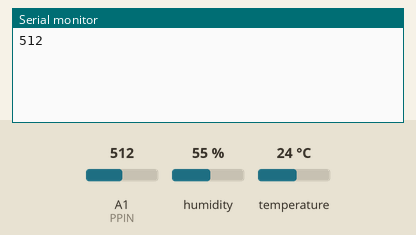
Recording of a program running on a simulated Arduino Uno, built with avr-gcc and run on an emulated ATmega328P. Shown: the last lines printed to the serial monitor. Inputs (shaded band) come from the test bench; at power-on: temperature 24 °C, A1 (PPIN) = 512, humidity 55 %.

Above: at 1.2 s.
1.3 s: temperature set to 12 °C
At 2.6 s:
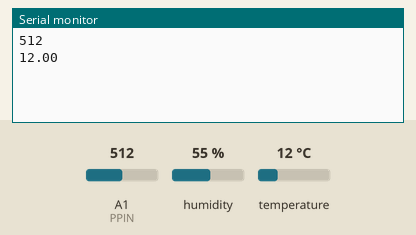
2.8 s: A1 (PPIN) set to 716
At 4.2 s:
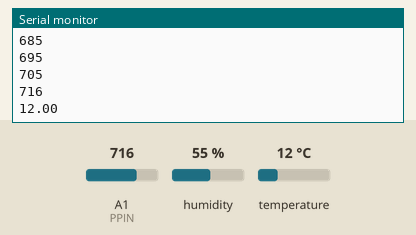
4.3 s: temperature set to 19 °C
5.8 s: A1 (PPIN) set to 900
At 7.4 s:
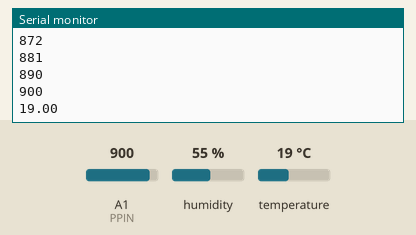
Timing chart, 0 to 8.3 s (numbered marks = the images above; inputs shaded):
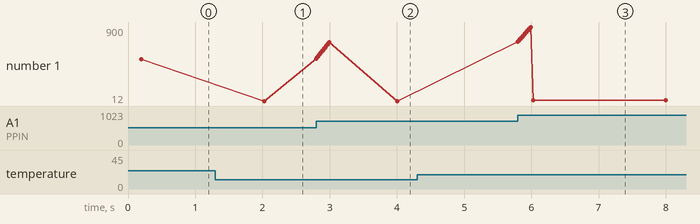

The program:

main.cpp
```cpp
#include <Arduino.h>

#include "system.h"
#include "config.h"

System sys;
TaskManager tasks;

void setup() {
    Serial.begin(115200);

    systemInit(&sys);
    taskManagerInit(&tasks);

    taskManagerAdd(&tasks, dhtTask, &sys, TIMER_DHT_MS, TIMER_MILLIS);
    taskManagerAdd(&tasks, potenziometroTask, &sys, TIMER_POT_MS, TIMER_MICROS);
}

void loop() {
    taskManagerRun(&tasks);
}
```

filtro.h
```cpp
#ifndef FILTRO_H
#define FILTRO_H

#include "Arduino.h"

struct MediaMobile {
    int *buffer;
    int size;
    int index;
    int sum;
    bool full;
};

typedef struct MediaMobile MediaMobile;

void mediaMobileInit(MediaMobile *m, int *array, int size);
int mediaMobileUpdate(MediaMobile *m, int newValue);

#endif
```

sensor.h
```cpp
#ifndef SENSOR_H
#define SENSOR_H

#include <Arduino.h>
#include "DHT.h"
#include "timer.h"
#include "filtro.h"
#include "config.h"

struct System;

// ---- LED ----

struct Led {
    uint8_t greenPin;
    uint8_t redPin;
};

typedef struct Led Led;

void ledInit(Led *l, uint8_t greenPin, uint8_t redPin);
void ledCmd(Led *l, bool greenPin_state, bool redPin_state);

// ---- DHT ----

struct DhtSensor {
    DHT *dht;
};

typedef struct DhtSensor DhtSensor;

void dhtSensorInit(DhtSensor *ds, uint8_t pin, uint8_t type);
void dhtTask(void *param);

// ---- POTENZIOMETRO ----

struct Potenziometro {
    uint8_t pin;
    int arrayVal[DIMENSIONE_BUFFER];
    int oldValue;
    MediaMobile mediaMobile;
};

typedef struct Potenziometro Potenziometro;

void potenziometroInit(Potenziometro *p, uint8_t pin);
void potenziometroTask(void *param);

#endif
```

system.h
```cpp
#ifndef SYSTEM_H
#define SYSTEM_H

#include "sensor.h"

// ---- SYSTEM ----

struct System {
    Led led;
    DhtSensor dhtSensor;
    Potenziometro potenziometro;
};

typedef struct System System;

void systemInit(System *sys);

// ---- TASK ----

struct Task {
    void (*callback)(void *);
    void *param;
};

typedef struct Task Task;

struct TaskManager {
    Task task[MAX_TASK];
    uint8_t taskCount;
    Timer timer[MAX_TASK];
};

typedef struct TaskManager TaskManager;

void taskManagerInit(TaskManager *tm);
bool taskManagerAdd(TaskManager *tm, void (*callback)(void *), void *param, unsigned long timerTrigger, bool timerMode = false);
void taskManagerRun(TaskManager *tm);

#endif
```

timer.h
```cpp
#ifndef TIMER_H
#define TIMER_H

#include "Arduino.h"

struct Timer {
    unsigned long previousTime;
    unsigned long trigger;
    bool mode;
};

typedef struct Timer Timer;

void timerInit(Timer *t, unsigned long trigger, bool mode = false);
bool timerTrigger(Timer *t);
void timerReset(Timer *t);

#endif
```

filtro.cpp
```cpp
#include "filtro.h"

void mediaMobileInit(MediaMobile *m, int *array, int size) {
    m->buffer = array;
    m->size = size;
    m->index = 0;
    m->sum = 0;
    m->full = false;

    for (int index = 0; index < size; index++) {
        m->buffer[index] = 0;
    }
}

int mediaMobileUpdate(MediaMobile *m, int newValue) {
    m->sum -= m->buffer[m->index];
    m->buffer[m->index] = newValue;
    m->sum += newValue;

    m->index = (m->index + 1) % m->size; // Incremento con modulo

    if (m->index == 0) {
        m->full = true;
    }

    int divisor = m->full ? m->size : (m->index == 0 ? 1 : m->index);

    return m->sum/divisor;
}
```

sensor.cpp
```cpp
#include "sensor.h"
#include "system.h"

// ---- LED ----

void ledInit(Led *l, uint8_t greenPin, uint8_t redPin) {
    l->greenPin = greenPin;
    l->redPin = redPin;

    digitalWrite(greenPin, false);
    digitalWrite(redPin, false);
}

void ledCmd(Led *l, bool greenPin_state, bool redPin_state) {
    digitalWrite(l->greenPin, greenPin_state);
    digitalWrite(l->redPin, redPin_state);
}

// ---- DHT ----

void dhtSensorInit(DhtSensor *ds, uint8_t pin, uint8_t type) {
    ds->dht = new DHT(pin, type);
    ds->dht->begin();
}

void dhtTask(void *param) {
    System *sys = (System *)param;

    float temperature = sys->dhtSensor.dht->readTemperature();
    Serial.println(temperature);
    ledCmd(&sys->led, temperature <= SOGLIA_TEMPERATURA, temperature > SOGLIA_TEMPERATURA);
}

// ---- POTENZIOMETRO ----

void potenziometroInit(Potenziometro *p, uint8_t pin) {
    p->pin = pin;
    p->oldValue = 0;

    pinMode(pin, INPUT);

    mediaMobileInit(&p->mediaMobile, p->arrayVal, sizeof(p->arrayVal) / sizeof(p->arrayVal[0]));
}

void potenziometroTask(void *param) {
    System *sys = (System *)param;

    int newValue = mediaMobileUpdate(&sys->potenziometro.mediaMobile, analogRead(sys->potenziometro.pin));

    if((newValue != sys->potenziometro.oldValue) && sys->potenziometro.mediaMobile.full) {
        Serial.println(newValue);
        sys->potenziometro.oldValue = newValue;
    }
}
```

system.cpp
```cpp
#include "system.h"

// ---- SYSTEM ----

void systemInit(System *sys) {
    ledInit(&sys->led, GPIN, RPIN);
    dhtSensorInit(&sys->dhtSensor, DHTPIN, DHTTYPE);
    potenziometroInit(&sys->potenziometro, PPIN);
}

// ---- TASK ----

void taskManagerInit(TaskManager *tm) {
    tm->taskCount = 0;
}

bool taskManagerAdd(TaskManager *tm, void (*callback)(void *), void *param, unsigned long timerTrigger, bool timerMode) {
    if (tm->taskCount >= MAX_TASK) return false;

    Task *t = &tm->task[tm->taskCount];
    t->callback = callback;
    t->param = param;

    timerInit(&tm->timer[tm->taskCount++], timerTrigger, timerMode);

    return true;
}

void taskManagerRun(TaskManager *tm) {
    for (uint8_t i = 0; i < tm->taskCount; i++) {
        if (timerTrigger(&tm->timer[i])) {
            tm->task[i].callback(tm->task[i].param);
        }
    }
}
```

timer.cpp
```cpp
#include "timer.h"

void timerInit(Timer *t, unsigned long trigger, bool mode) {
    t->trigger = trigger;
    t->mode = mode;

    t->previousTime = mode ? micros() : millis();
}

bool timerTrigger(Timer *t) {
    if (t->trigger == 0) return false;

    unsigned long now = t->mode ? micros() : millis();

    if (now - t->previousTime > t->trigger) {
        t->previousTime += t->trigger;
        return true;
    }

    return false;
}

void timerReset(Timer *t) {
    t->previousTime = t->mode ? micros() : millis();
}
```

config.h
```cpp
#ifndef CONFIG_H
#define CONFIG_H

#include <Arduino.h>

// Configurazioni DHT11
#define DHTPIN 2
#define DHTTYPE DHT11

// Configurazioni LED
#define GPIN 6
#define RPIN 8

// Configurazioni POTENZIOMETRO
#define PPIN A1

// Configurazioni per funzionamento timer
#define TIMER_MILLIS false
#define TIMER_MICROS true

// Dimensione buffer
const uint8_t DIMENSIONE_BUFFER = 20;
const uint8_t MAX_TASK = 10;

// Costanti e soglie
const unsigned long TIMER_DHT_MS = 2000;
const unsigned long TIMER_POT_MS = 10000;
const float SOGLIA_TEMPERATURA = 25.0;

#endif
```

Measured:
- after the input at 1.3 s, the serial monitor: prints a new line after 0.73 s (image 1)
- after the input at 2.8 s, the serial monitor: prints a new line at once (image 2)
- after the input at 5.8 s, the serial monitor: prints a new line at once (image 3)
- plotted number 1: 512 → 12 after the input at 1.3 s
